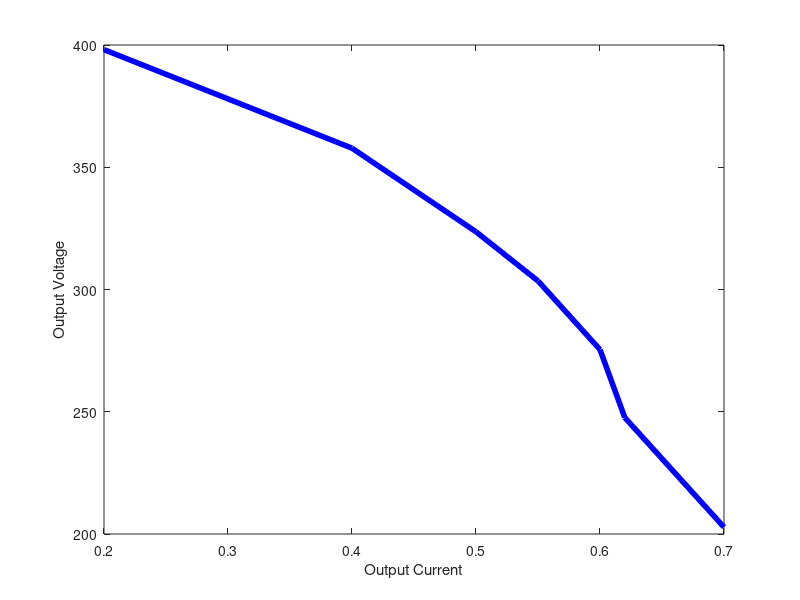

Recreate this plot in MATLAB.
clear; close; clc;
IL = [.2 .4 .5 .55 .6 .62 .7];
VL = [398.1 357.8 323.6 303.5 275.4 247.6 202.8];
figure(1);
plot(IL, VL, "b-", "LineWidth", 4);
xlabel("Output Current");
ylabel("Output Voltage");